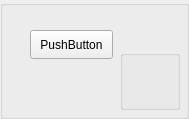
       <widget class="QGroupBox" name="groupBox_p105">
        <property name="minimumSize">
         <size>
          <width>170</width>
          <height>100</height>
         </size>
        </property>
        <property name="title">
         <string/>
        </property>
        <widget class="QPushButton" name="pushButton_p105">
         <property name="geometry">
          <rect>
           <x>30</x>
           <y>30</y>
           <width>83</width>
           <height>29</height>
          </rect>
         </property>
         <property name="text">
          <string>PushButton</string>
         </property>
        </widget>
        <widget class="QGroupBox" name="groupBox_p105info">
         <property name="geometry">
          <rect>
           <x>120</x>
           <y>50</y>
           <width>60</width>
           <height>60</height>
          </rect>
         </property>
         <property name="title">
          <string/>
         </property>
         <widget class="QLabel" name="label_p105attack">
          <property name="geometry">
           <rect>
            <x>0</x>
            <y>0</y>
            <width>30</width>
            <height>30</height>
           </rect>
          </property>
          <property name="text">
           <string/>
          </property>
         </widget>
         <widget class="QLabel" name="label_p105hp">
          <property name="geometry">
           <rect>
            <x>30</x>
            <y>0</y>
            <width>30</width>
            <height>30</height>
           </rect>
          </property>
          <property name="text">
           <string/>
          </property>
         </widget>
         <widget class="QLabel" name="label_p105mobility">
          <property name="geometry">
           <rect>
            <x>0</x>
            <y>30</y>
            <width>30</width>
            <height>30</height>
           </rect>
          </property>
          <property name="text">
           <string/>
          </property>
         </widget>
         <widget class="QLabel" name="label_p105range">
          <property name="geometry">
           <rect>
            <x>30</x>
            <y>30</y>
            <width>30</width>
            <height>30</height>
           </rect>
          </property>
          <property name="text">
           <string/>
          </property>
         </widget>
        </widget>
        <widget class="QLabel" name="label_p105type">
         <property name="geometry">
          <rect>
           <x>70</x>
           <y>30</y>
           <width>30</width>
           <height>30</height>
          </rect>
         </property>
         <property name="styleSheet">
          <string notr="true"/>
         </property>
         <property name="text">
          <string/>
         </property>
        </widget>
       </widget>
